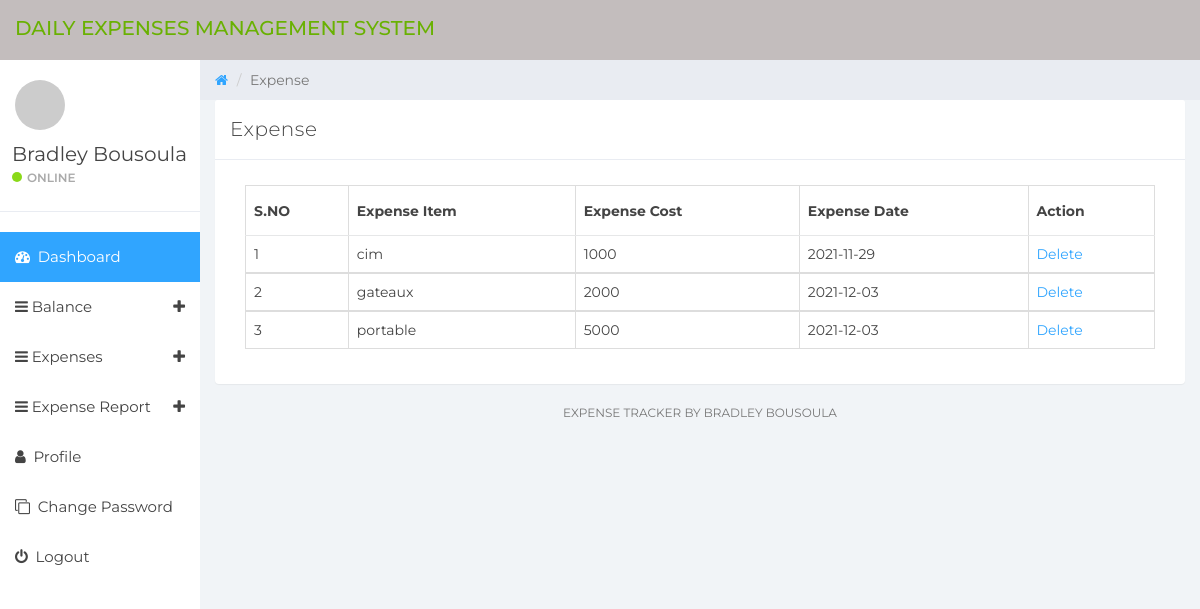
The page /manage-expense.php (signed in) on the database as committed earlier.
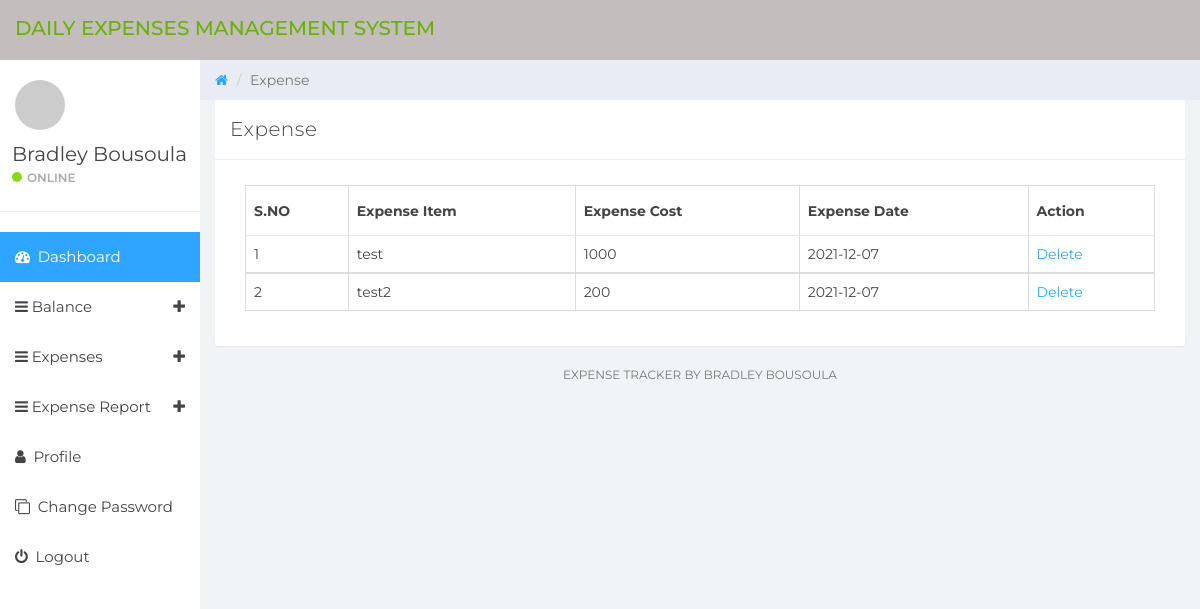
The same page on the database as committed later.
### tables this page shows
CREATE TABLE IF NOT EXISTS `tbluser` (
  `ID` int(10) NOT NULL AUTO_INCREMENT,
  `FullName` varchar(150) DEFAULT NULL,
  `Email` varchar(200) DEFAULT NULL,
  `MobileNumber` bigint(8) DEFAULT NULL,
  `Password` varchar(200) DEFAULT NULL,
  `RegDate` timestamp NOT NULL DEFAULT CURRENT_TIMESTAMP,
  PRIMARY KEY (`ID`)
);

CREATE TABLE IF NOT EXISTS `tblexpense` (
  `ID` int(10) NOT NULL AUTO_INCREMENT,
  `UserId` int(10) NOT NULL,
  `ExpenseDate` date DEFAULT NULL,
  `ExpenseItem` varchar(200) DEFAULT NULL,
  `ExpenseCost` varchar(200) DEFAULT NULL,
  `NoteDate` timestamp NULL DEFAULT CURRENT_TIMESTAMP,
  `BalanceID` varchar(200) DEFAULT NULL,
  PRIMARY KEY (`ID`)
);

### manage-expense.php (the view, shortened to what this page needs)
  <?php
if (strlen($_SESSION['detsuid']==0)) {
  header('location:logout.php');
  } else{
?>
<!DOCTYPE html>
<html>
<head>
	<link href="css/bootstrap.min.css" rel="stylesheet">
	<link href="css/font-awesome.min.css" rel="stylesheet">
	<link href="css/datepicker3.css" rel="stylesheet">
	<link href="css/styles.css" rel="stylesheet">
</head>
<body>
	<?php include_once('includes/header.php');?>
	<?php include_once('includes/sidebar.php');?>
	<div class="col-sm-9 col-sm-offset-3 col-lg-10 col-lg-offset-2 main">
		<div class="row">
			<ol class="breadcrumb">
				<li><a href="#">
					<em class="fa fa-home"></em>
				</a></li>
				<li class="active">Expense</li>
			</ol>
		</div>
		<div class="row">
			<div class="col-lg-12">
				<div class="panel panel-default">
					<div class="panel-heading">Expense</div>
					<div class="panel-body">
						<div class="col-md-12">
							<div class="table-responsive">
            <table class="table table-bordered mg-b-0">
              <thead>
                <tr>
                  <th>S.NO</th>
                  <th>Expense Item</th>
                  <th>Expense Cost</th>
                  <th>Expense Date</th>
                  <th>Action</th>
                </tr>
              </thead>
              <?php
              $userid=$_SESSION['detsuid'];
$ret=mysqli_query($con,"select * from tblexpense where UserId='$userid'");
$cnt=1;
while ($row=mysqli_fetch_array($ret)) {
?>
              <tbody>
                <tr>
                  <td><?php echo $cnt;?></td>
                  <td><?php  echo $row['ExpenseItem'];?></td>
                  <td><?php  echo $row['ExpenseCost'];?></td>
                  <td><?php  echo $row['ExpenseDate'];?></td>
                  <td><a href="manage-expense.php?delid=<?php echo $row['ID'];?>">Delete</a>
                </tr>
                <?php
$cnt=$cnt+1;
}?>
              </tbody>
            </table>
          </div>
						</div>
					</div>
				</div>
			</div>
			<?php include_once('includes/footer.php');?>
		</div>
	</div>
</body>
</html>
<?php }  ?>

### includes/header.php (shortened to what this page needs)
<nav class="navbar navbar-custom navbar-fixed-top" role="navigation">
        <div class="container-fluid">
            <div class="navbar-header">
                <a class="navbar-brand" href="dashboard.php"><span>Daily Expenses Management System</span></a>
            </div>
        </div>
    </nav>

### includes/sidebar.php (shortened to what this page needs)
<?php
include('includes/dbconnection.php');
?>
<div id="sidebar-collapse" class="col-sm-3 col-lg-2 sidebar">
        <div class="profile-sidebar">
            <div class="profile-userpic">
                <img src="http://placehold.it/50/30a5ff/fff" class="img-responsive" alt="">
            </div>
            <div class="profile-usertitle">
                <?php
$uid=$_SESSION['detsuid'];
$ret=mysqli_query($con,"select FullName from tbluser where ID='$uid'");
$row=mysqli_fetch_array($ret);
$name=$row['FullName'];
?>
                <div class="profile-usertitle-name"><?php echo $name; ?></div>
                <div class="profile-usertitle-status"><span class="indicator label-success"></span>Online</div>
            </div>
        </div>
        <ul class="nav menu">
            <li class="active"><a href="dashboard.php"><em class="fa fa-dashboard">&nbsp;</em> Dashboard</a></li>
            <li class="parent "><a data-toggle="collapse" href="#sub-item-1">
                <em class="fa fa-navicon">&nbsp;</em>Balance <span data-toggle="collapse" href="#sub-item-1" class="icon pull-right"><em class="fa fa-plus"></em></span>
                </a>
            </li>
            <li class="parent "><a data-toggle="collapse" href="#sub-item-2">
                <em class="fa fa-navicon">&nbsp;</em>Expenses <span data-toggle="collapse" href="#sub-item-2" class="icon pull-right"><em class="fa fa-plus"></em></span>
                </a>
            </li>
  <li class="parent "><a data-toggle="collapse" href="#sub-item-3">
                <em class="fa fa-navicon">&nbsp;</em>Expense Report <span data-toggle="collapse" href="#sub-item-3" class="icon pull-right"><em class="fa fa-plus"></em></span>
                </a>
            </li>
            <li><a href="user-profile.php"><em class="fa fa-user">&nbsp;</em> Profile</a></li>
             <li><a href="change-password.php"><em class="fa fa-clone">&nbsp;</em> Change Password</a></li>
<li><a href="logout.php"><em class="fa fa-power-off">&nbsp;</em> Logout</a></li>
        </ul>
    </div>

### includes/footer.php
<div class="col-sm-12">
    <p class="back-link">Expense Tracker By Bradley Bousoula</a>
    </p>
</div>

### css/styles.css (style rules this page uses)
body { background: #f1f4f7; padding-top: 60px; font-size: 14px; color: #444444; font-family: "Montserrat", "Helvetica Neue", Helvetica, Arial, sans-serif; }
p { color: #777; }
a, a:hover, a:focus { color: #30a5ff; }
.navbar-custom { background: #c3bdbd; height: 60px; }
.navbar-header .navbar-brand { color: #fff; font-size: 20px; text-transform: uppercase; font-weight: 500; height: 60px; padding-top: 18px; }
.navbar-header .navbar-brand span { color: #69b102; }
.label-success { background-color: #8ad919; }
.panel { border: 0; }
.panel-heading { font-size: 20px; font-weight: 300; letter-spacing: 0.025em; height: 60px; line-height: 38px; }
.panel-default .panel-heading { background: #fff; border-bottom: 1px solid #e9ecf2; color: #444444; }
.navbar { border: 0; }
.sidebar { display: block; padding: 0; display: none; box-shadow: none; background: #fff; }
.sidebar ul { margin: 20px 0px; }
@media (min-width: 768px) { .sidebar { display: block; position: fixed; top: 60px; bottom: 0; left: 0; z-index: 1000; display: block; margin: 0; padding: 0; overflow-x: hidden; overflow-y: auto; } }
@media (min-width: 768px) { .navbar-header { width: 100%; } }
.sidebar ul.nav .active a, .sidebar ul.nav li.parent a.active, .sidebar ul.nav .active > a:hover, .sidebar ul.nav li.parent a.active:hover, .sidebar ul.nav .active > a:focus, .sidebar ul.nav li.parent a.active:focus { color: #fff; background-color: #30a5ff; }
.sidebar ul.nav li a { height: 50px; font-size: 15px; line-height: 2em; color: #444444; }
.profile-sidebar { padding: 10px 0; border-bottom: 1px solid #e9ecf2; }
.indicator { width: 10px; height: 10px; display: inline-block; border-radius: 9999px; margin-right: 5px; }
.profile-userpic img { float: left; margin: 10px 0px 0px 15px; width: 50px; height: 50px; border-radius: 9999px !important; }
.profile-usertitle { float: left; text-align: left; margin: 10px 0 0 12px; }
.profile-usertitle-name { font-size: 20px; margin-bottom: 0px; }
.profile-usertitle-status { text-transform: uppercase; color: #AAA; font-size: 12px; font-weight: 600; margin-bottom: 15px; }
.breadcrumb { border-radius: 0; padding: 10px 15px 10px 15px; background: #e9ecf2; margin: 0; }
.table { background: #fff; }
.table > thead > tr > th { border-bottom: 1px solid #e6e7e8; vertical-align: middle; height: 50px; }
p.back-link { text-align: center; margin-bottom: 20px; font-size: 12px; text-transform: uppercase; }

Rows that differ between the two databases and show on the page:
removed tblexpense: ExpenseItem "cim", ExpenseCost "1000", ExpenseDate "2021-11-29"
removed tblexpense: ExpenseItem "gateaux", ExpenseCost "2000", ExpenseDate "2021-12-03"
removed tblexpense: ExpenseItem "portable", ExpenseCost "5000", ExpenseDate "2021-12-03"
added tblexpense: ExpenseItem "test", ExpenseCost "1000", ExpenseDate "2021-12-07"
added tblexpense: ExpenseItem "test2", ExpenseCost "200", ExpenseDate "2021-12-07"
